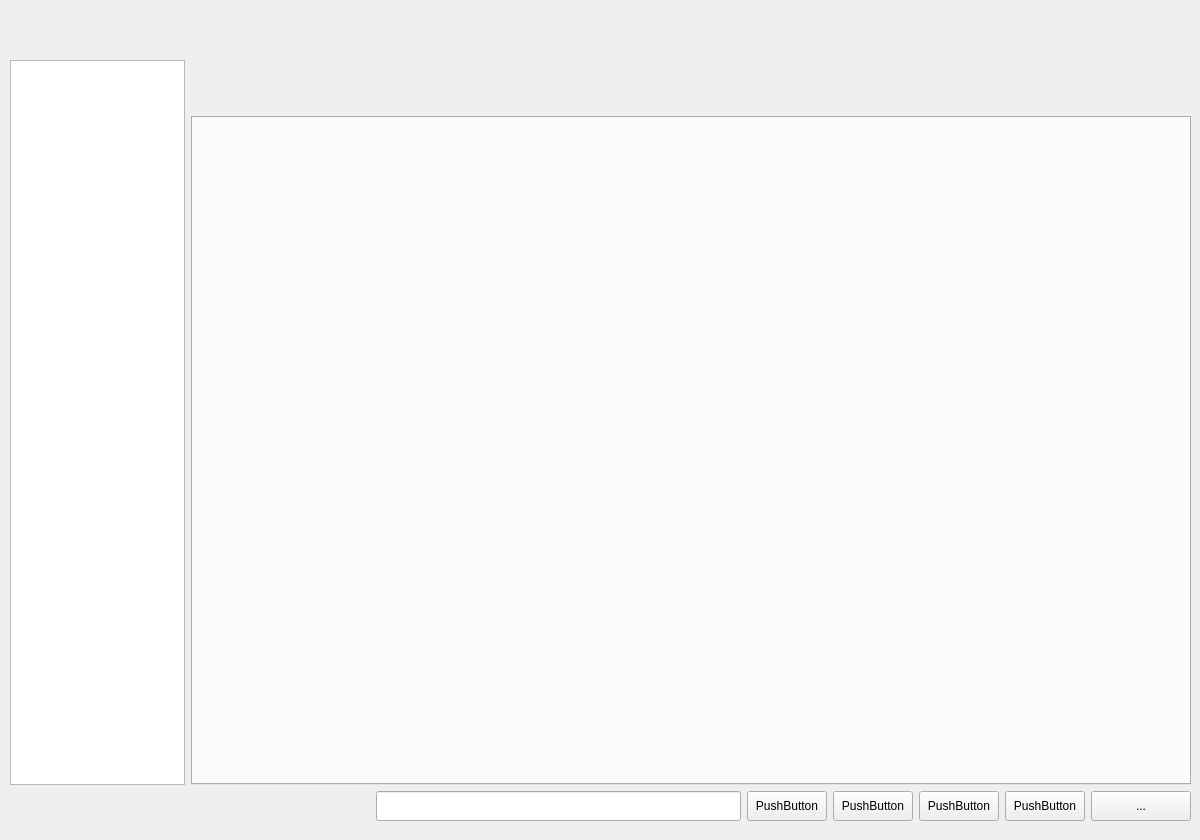
<?xml version="1.0" encoding="UTF-8"?>
<ui version="4.0">
 <class>Widget</class>
 <widget class="QWidget" name="Widget">
  <property name="geometry">
   <rect>
    <x>0</x>
    <y>0</y>
    <width>1200</width>
    <height>840</height>
   </rect>
  </property>
  <property name="windowTitle">
   <string>Widget</string>
  </property>
  <widget class="QWidget" name="">
   <property name="geometry">
    <rect>
     <x>10</x>
     <y>60</y>
     <width>1181</width>
     <height>761</height>
    </rect>
   </property>
   <layout class="QVBoxLayout" name="mainLayout">
    <item>
     <layout class="QHBoxLayout" name="topLayout">
      <item>
       <widget class="QListWidget" name="listWidget">
        <property name="maximumSize">
         <size>
          <width>200</width>
          <height>16777215</height>
         </size>
        </property>
       </widget>
      </item>
      <item>
       <layout class="QVBoxLayout" name="rightLayout">
        <item>
         <layout class="QHBoxLayout" name="groupInfoLayout">
          <item>
           <widget class="QLabel" name="groupNameLabel">
            <property name="minimumSize">
             <size>
              <width>0</width>
              <height>50</height>
             </size>
            </property>
            <property name="maximumSize">
             <size>
              <width>16777215</width>
              <height>16777215</height>
             </size>
            </property>
            <property name="baseSize">
             <size>
              <width>200</width>
              <height>50</height>
             </size>
            </property>
            <property name="text">
             <string/>
            </property>
            <property name="scaledContents">
             <bool>true</bool>
            </property>
           </widget>
          </item>
          <item>
           <widget class="QLabel" name="groupDescribeLabel">
            <property name="minimumSize">
             <size>
              <width>500</width>
              <height>50</height>
             </size>
            </property>
            <property name="text">
             <string/>
            </property>
           </widget>
          </item>
          <item>
           <spacer name="horizontalSpacer">
            <property name="orientation">
             <enum>Qt::Horizontal</enum>
            </property>
            <property name="sizeHint" stdset="0">
             <size>
              <width>40</width>
              <height>20</height>
             </size>
            </property>
           </spacer>
          </item>
         </layout>
        </item>
        <item>
         <widget class="QTabWidget" name="tabWidget">
          <property name="minimumSize">
           <size>
            <width>1000</width>
            <height>620</height>
           </size>
          </property>
          <property name="documentMode">
           <bool>false</bool>
          </property>
          <property name="tabsClosable">
           <bool>false</bool>
          </property>
         </widget>
        </item>
       </layout>
      </item>
     </layout>
    </item>
    <item>
     <layout class="QHBoxLayout" name="bottomLayout">
      <item>
       <spacer name="horizontalSpacer_2">
        <property name="orientation">
         <enum>Qt::Horizontal</enum>
        </property>
        <property name="sizeHint" stdset="0">
         <size>
          <width>40</width>
          <height>20</height>
         </size>
        </property>
       </spacer>
      </item>
      <item>
       <widget class="QLineEdit" name="search">
        <property name="minimumSize">
         <size>
          <width>0</width>
          <height>30</height>
         </size>
        </property>
       </widget>
      </item>
      <item>
       <widget class="QPushButton" name="addGroup">
        <property name="minimumSize">
         <size>
          <width>80</width>
          <height>30</height>
         </size>
        </property>
        <property name="text">
         <string>PushButton</string>
        </property>
       </widget>
      </item>
      <item>
       <widget class="QPushButton" name="deleteGroup">
        <property name="minimumSize">
         <size>
          <width>80</width>
          <height>30</height>
         </size>
        </property>
        <property name="text">
         <string>PushButton</string>
        </property>
       </widget>
      </item>
      <item>
       <widget class="QPushButton" name="editGroup">
        <property name="minimumSize">
         <size>
          <width>80</width>
          <height>30</height>
         </size>
        </property>
        <property name="text">
         <string>PushButton</string>
        </property>
       </widget>
      </item>
      <item>
       <widget class="QPushButton" name="addItem">
        <property name="minimumSize">
         <size>
          <width>80</width>
          <height>30</height>
         </size>
        </property>
        <property name="text">
         <string>PushButton</string>
        </property>
       </widget>
      </item>
      <item>
       <widget class="QToolButton" name="save">
        <property name="minimumSize">
         <size>
          <width>100</width>
          <height>30</height>
         </size>
        </property>
        <property name="text">
         <string>...</string>
        </property>
        <property name="popupMode">
         <enum>QToolButton::DelayedPopup</enum>
        </property>
        <property name="toolButtonStyle">
         <enum>Qt::ToolButtonIconOnly</enum>
        </property>
       </widget>
      </item>
     </layout>
    </item>
   </layout>
  </widget>
 </widget>
 <resources/>
 <connections/>
</ui>
